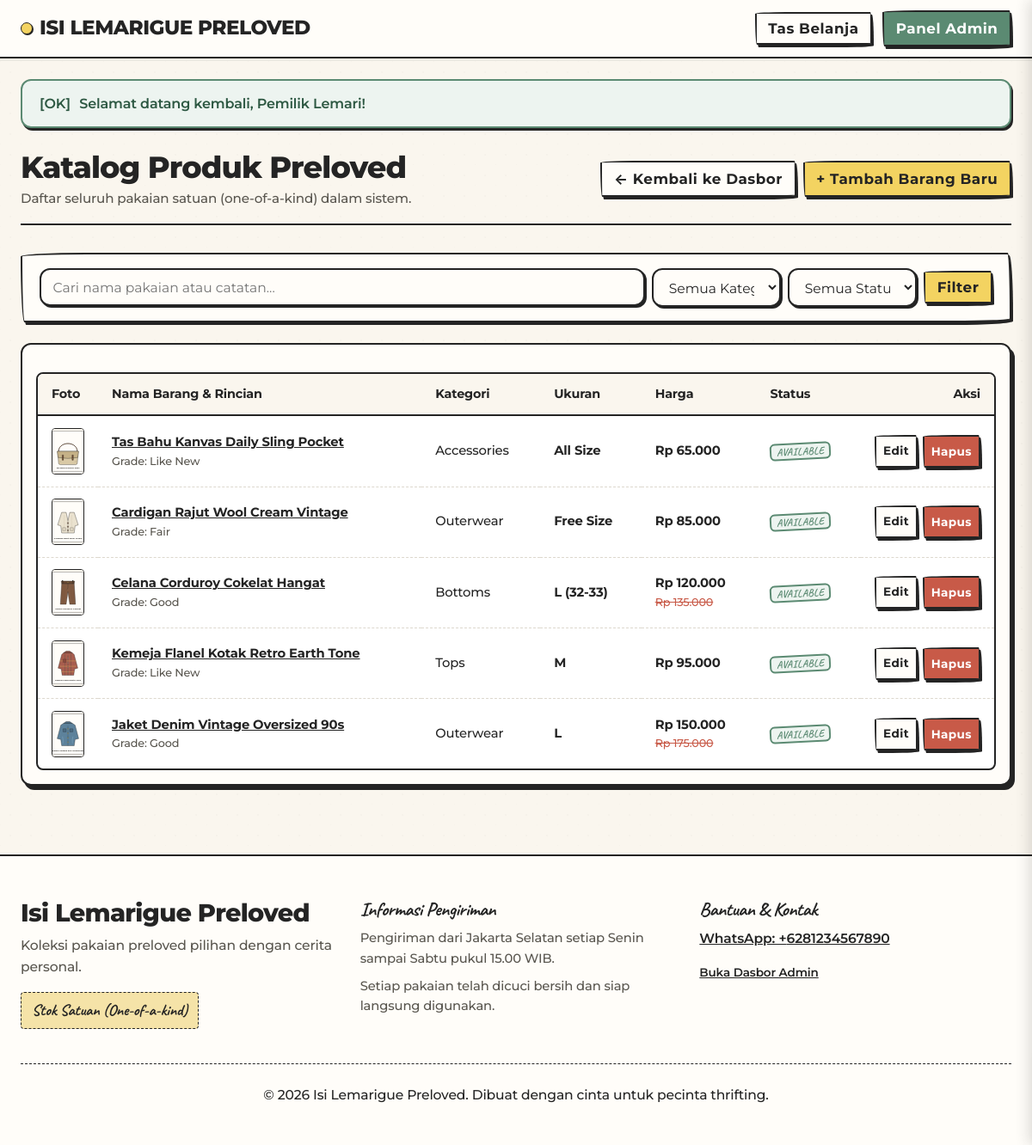
Page /admin/products (signed in) on the committed database.
### tables this page shows
CREATE TABLE `settings` (
  `setting_key` VARCHAR(50) PRIMARY KEY,
  `setting_value` TEXT NOT NULL,
  `updated_at` TIMESTAMP DEFAULT CURRENT_TIMESTAMP ON UPDATE CURRENT_TIMESTAMP
);

CREATE TABLE `products` (
  `id` INT AUTO_INCREMENT PRIMARY KEY,
  `name` VARCHAR(200) NOT NULL,
  `slug` VARCHAR(220) NOT NULL UNIQUE,
  `category` ENUM('tops', 'bottoms', 'outerwear', 'accessories', 'others') NOT NULL DEFAULT 'tops',
  `size` VARCHAR(30) NOT NULL,
  `dimensions` VARCHAR(100) NULL COMMENT 'Contoh: P: 68cm, L: 52cm',
  `condition_grade` ENUM('like_new', 'good', 'fair') NOT NULL DEFAULT 'good',
  `condition_notes` TEXT NULL COMMENT 'Catatan minus, noda, atau kondisi pemakaian',
  `price` DECIMAL(12, 2) NOT NULL,
  `discount_price` DECIMAL(12, 2) NULL,
  `status` ENUM('available', 'booked', 'sold') NOT NULL DEFAULT 'available',
  `hold_expires_at` DATETIME NULL COMMENT 'Batas waktu booking pesanan (60 menit)',
  `created_at` TIMESTAMP DEFAULT CURRENT_TIMESTAMP,
  `updated_at` TIMESTAMP DEFAULT CURRENT_TIMESTAMP ON UPDATE CURRENT_TIMESTAMP,
  INDEX `idx_status` (`status`),
  INDEX `idx_category` (`category`)
);

### views/admin/products/index.php (the view, shortened to what the rows shown need)
<?php
require_once __DIR__ . '/../../layouts/header.php';
?>
<div style="display: flex; flex-wrap: wrap; justify-content: space-between; align-items: center; gap: 1rem; margin-bottom: 2rem; padding-bottom: 1rem; border-bottom: var(--border-ink);">
    <div>
        <h1 style="font-size: 2.2rem; margin-bottom: 0.15rem;">Katalog Produk Preloved</h1>
        <p style="color: var(--color-ink-muted); margin: 0; font-size: 0.95rem;">
            Daftar seluruh pakaian satuan (one-of-a-kind) dalam sistem.
        </p>
    </div>
    <div style="display: flex; gap: 0.5rem; flex-wrap: wrap;">
        <a href="<?= url('admin') ?>" class="btn-sketch btn-sketch-sm">&larr; Kembali ke Dasbor</a>
        <a href="<?= url('admin/products/create') ?>" class="btn-sketch btn-sketch-sm btn-sketch-primary">+ Tambah Barang Baru</a>
    </div>
</div>
<form method="GET" action="<?= url('admin/products') ?>" class="filter-bar" style="margin-bottom: 1.5rem;">
    <div style="display: flex; gap: 0.5rem; flex-wrap: wrap; width: 100%; align-items: center;">
        <input type="text" name="search" value="<?= e($_GET['search'] ?? '') ?>" placeholder="Cari nama pakaian atau catatan..." class="input-sketch" style="flex: 1 1 200px;">
        <select name="category" class="input-sketch" style="flex: 0 0 150px; cursor: pointer;">
            <option value="">Semua Kategori</option>
        </select>
        <select name="status" class="input-sketch" style="flex: 0 0 150px; cursor: pointer;">
            <option value="">Semua Status</option>
        </select>
        <button type="submit" class="btn-sketch btn-sketch-sm btn-sketch-primary">Filter</button>
    </div>
</form>
<div class="scrapbook-card" style="padding: 1rem; background-color: var(--color-paper-light);">
    <?php if (empty($products)): ?>
        <p style="text-align: center; color: var(--color-ink-muted); padding: 3rem 0;">Belum ada produk yang cocok dengan pencarian.</p>
    <?php else: ?>
        <div style="overflow-x: auto;">
            <table class="admin-table">
                <thead>
                    <tr>
                        <th style="width: 70px;">Foto</th>
                        <th>Nama Barang & Rincian</th>
                        <th>Kategori</th>
                        <th>Ukuran</th>
                        <th>Harga</th>
                        <th>Status</th>
                        <th style="text-align: right; width: 140px;">Aksi</th>
                    </tr>
                </thead>
                <tbody>
                    <?php foreach ($products as $p): ?>
                        <?php
                            $imgSrc = !empty($p['primary_image']) ? asset($p['primary_image']) : asset('assets/images/placeholder.svg');
                            $statusBadge = match ($p['status']) {
                                'available' => 'stamp-badge-available',
                                'booked' => 'stamp-badge-booked',
                                'sold' => 'stamp-badge-sold',
                            };
                            $statusLabel = match ($p['status']) {
                                'available' => 'Available',
                                'booked' => 'Hold Booking',
                                'sold' => 'Sold Out',
                            };
                        ?>
                        <tr>
                            <td>
                                <img src="<?= $imgSrc ?>" alt="" style="width: 54px; height: 54px; object-fit: cover; border: 1.5px solid var(--color-ink); border-radius: 4px;">
                            </td>
                            <td>
                                <a href="<?= url('product/' . urlencode($p['slug'])) ?>" target="_blank" style="font-weight: 700; text-decoration: underline;">
                                    <?= e($p['name']) ?>
                                </a>
                                <span style="display: block; font-size: 0.8rem; color: var(--color-ink-muted);">
                                    Grade: <?= e(ucwords(str_replace('_', ' ', $p['condition_grade']))) ?>
                                </span>
                            </td>
                            <td style="text-transform: capitalize;"><?= e($p['category']) ?></td>
                            <td><strong><?= e($p['size']) ?></strong></td>
                            <td>
                                <strong><?= format_rupiah($p['discount_price'] ?? $p['price']) ?></strong>
                                <?php if (!empty($p['discount_price'])): ?>
                                    <span style="display: block; font-size: 0.8rem; text-decoration: line-through; color: var(--color-terracotta);">
                                        <?= format_rupiah($p['price']) ?>
                                    </span>
                                <?php endif; ?>
                            </td>
                            <td>
                                <span class="stamp-badge <?= $statusBadge ?>" style="font-size: 0.75rem; padding: 2px 6px;">
                                    <?= $statusLabel ?>
                                </span>
                            </td>
                            <td style="text-align: right;">
                                <div style="display: flex; gap: 0.35rem; justify-content: flex-end;">
                                    <a href="<?= url('admin/products/edit/' . $p['id']) ?>" class="btn-sketch btn-sketch-sm" style="font-size: 0.85rem; padding: 0.2rem 0.5rem;" title="Ubah Rincian">
                                        Edit
                                    </a>
                                    <form method="POST" action="<?= url('admin/products/delete/' . $p['id']) ?>" onsubmit="return confirm('Apakah Anda yakin ingin menghapus produk ini?');" style="display: inline;">
                                        <button type="submit" class="btn-sketch btn-sketch-sm btn-sketch-terracotta" style="font-size: 0.85rem; padding: 0.2rem 0.5rem;" title="Hapus Produk">
                                            Hapus
                                        </button>
                                    </form>
                                </div>
                            </td>
                        </tr>
                    <?php endforeach; ?>
                </tbody>
            </table>
        </div>
    <?php endif; ?>
</div>
<?php require_once __DIR__ . '/../../layouts/footer.php'; ?>

### views/layouts/header.php (shortened to what the rows shown need)
<?php
require_once __DIR__ . '/../../config/constants.php';
require_once __DIR__ . '/../../models/Setting.php';
$settingModel = new Setting();
$storeName = $settingModel->get('store_name', 'Isi Lemarigue Preloved');
?>
<!DOCTYPE html>
<html lang="id">
<head>
    <link rel="stylesheet" href="<?= asset('assets/css/main.css') ?>">
    <link rel="stylesheet" href="<?= asset('assets/css/hand-drawn.css') ?>">
</head>
<body>
<header class="notebook-header" role="banner">
    <div class="container">
        <nav class="notebook-nav" aria-label="Navigasi Utama">
            <a href="<?= url('') ?>" class="logo-brand">
                <span class="logo-pin" aria-hidden="true"></span>
                <span><?= e($storeName) ?></span>
            </a>
            <div class="flex items-center gap-3">
                <button type="button" class="btn-sketch btn-sketch-sm js-open-cart" id="headerCartBtn" aria-label="Buka Tas Belanja">
                    <span>Tas Belanja</span>
                </button>
                <?php if (!empty($_SESSION['admin_logged_in'])): ?>
                    <a href="<?= url('admin') ?>" class="btn-sketch btn-sketch-sm btn-sketch-sage">Panel Admin</a>
                <?php endif; ?>
            </div>
        </nav>
    </div>
</header>
<main class="main-content" id="mainContent">
    <div class="container">
        <?php if ($flashSuccess = get_flash('success')): ?>
            <div class="alert-sketch alert-sketch-success" role="alert">
                <span>[OK]</span>
                <span><?= e($flashSuccess) ?></span>
            </div>
        <?php endif; ?>

### views/layouts/footer.php (shortened to what the rows shown need)
<?php
require_once __DIR__ . '/../../models/Setting.php';
$settingModel = new Setting();
$storeName = $settingModel->get('store_name', 'Isi Lemarigue Preloved');
$storeTagline = $settingModel->get('store_tagline', 'Koleksi pakaian preloved pilihan dengan cerita personal.');
$whatsappNumber = $settingModel->get('whatsapp_number', '6281234567890');
$shippingNote = $settingModel->get('shipping_note', 'Pengiriman dari Tangerang.');
?>
    </div>
</main>
<footer style="background-color: var(--color-paper-light); border-top: var(--border-ink); padding: 3rem 0 2rem 0; margin-top: auto; position: relative;">
    <div class="container">
        <div style="display: grid; grid-template-columns: repeat(auto-fit, minmax(260px, 1fr)); gap: 2rem; margin-bottom: 2.5rem;">
            <div>
                <h3 style="font-size: 1.8rem; margin-bottom: 0.5rem;"><?= e($storeName) ?></h3>
                <p style="color: var(--color-ink-muted); margin-bottom: 1rem;"><?= e($storeTagline) ?></p>
                <div style="display: inline-block; padding: 0.35rem 0.75rem; background-color: var(--color-washi); border: 1.5px dashed var(--color-ink); border-radius: 4px; font-family: var(--font-hand); font-size: 1.15rem; font-weight: bold;">
                    Stok Satuan (One-of-a-kind)
                </div>
            </div>
            <div>
                <h4 style="font-family: var(--font-hand); font-size: 1.4rem; margin-bottom: 0.5rem;">Informasi Pengiriman</h4>
                <p style="color: var(--color-ink-muted); font-size: 0.925rem; margin-bottom: 0.5rem;"><?= e($shippingNote) ?></p>
                <p style="color: var(--color-ink-muted); font-size: 0.925rem;">Setiap pakaian telah dicuci bersih dan siap langsung digunakan.</p>
            </div>
            <div>
                <h4 style="font-family: var(--font-hand); font-size: 1.4rem; margin-bottom: 0.5rem;">Bantuan & Kontak</h4>
                <p style="margin-bottom: 0.5rem;">
                    <a href="https://wa.me/<?= preg_replace('/[^0-9]/', '', $whatsappNumber) ?>" target="_blank" rel="noopener" style="text-decoration: underline; font-weight: 600;">
                        WhatsApp: +<?= e($whatsappNumber) ?>
                    </a>
                </p>
                <p style="font-size: 0.85rem; margin-top: 1rem;">
                    <?php if (empty($_SESSION['admin_logged_in'])): ?>
                        <a href="<?= url('admin/login') ?>" style="color: var(--color-ink-light); text-decoration: underline;">Masuk Sebagai Pengelola Toko</a>
                    <?php else: ?>
                        <a href="<?= url('admin') ?>" style="font-weight: 600; text-decoration: underline;">Buka Dasbor Admin</a>
                    <?php endif; ?>
                </p>
            </div>
        </div>
        <div style="border-top: 1.5px dashed var(--color-ink); padding-top: 1.5rem; text-align: center; font-size: 0.85rem; color: var(--color-ink-muted);">
            <p>&copy; <?= date('Y') ?> <?= e($storeName) ?>. Dibuat dengan cinta untuk pecinta thrifting.</p>
        </div>
    </div>
</footer>
</body>
</html>

### rows in the picture
settings: setting_value "ISI LEMARIGUE PRELOVED"
products: shows a picture, name "Tas Bahu Kanvas Daily Sling Pocket", condition_grade "Like New", category "Accessories", size "All Size", format_rupiah($p['discount_price'] ?? $p['price']) "Rp 65.000", status "AVAILABLE"
products: shows a picture, name "Cardigan Rajut Wool Cream Vintage", condition_grade "Fair", category "Outerwear", size "Free Size", format_rupiah($p['discount_price'] ?? $p['price']) "Rp 85.000", status "AVAILABLE"
products: shows a picture, name "Celana Corduroy Cokelat Hangat", condition_grade "Good", category "Bottoms", size "L (32-33)", discount_price "Rp 120.000", price "Rp 135.000", status "AVAILABLE"
products: shows a picture, name "Kemeja Flanel Kotak Retro Earth Tone", condition_grade "Like New", category "Tops", size "M", format_rupiah($p['discount_price'] ?? $p['price']) "Rp 95.000", status "AVAILABLE"
products: shows a picture, name "Jaket Denim Vintage Oversized 90s", condition_grade "Good", category "Outerwear", size "L", discount_price "Rp 150.000", price "Rp 175.000", status "AVAILABLE"
settings: setting_value "Pengiriman dari Jakarta Selatan setiap Senin sampai Sabtu pukul 15.00 WIB."
settings: setting_value "6281234567890"

### other values in the picture
$flashSuccess "Selamat datang kembali, Pemilik Lemari!"
$storeName "Isi Lemarigue Preloved"
$storeTagline "Koleksi pakaian preloved pilihan dengan cerita personal."
